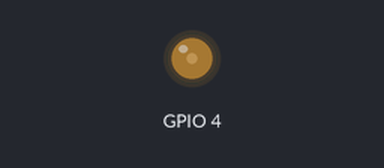
The sketch below on a simulated ESP32. Shown: output pins drawn as LEDs (lit = HIGH).

Above: at 0.05 s.
At 0.5 s:
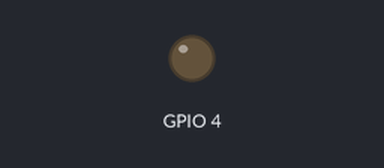
Timing chart, 0 to 3.0 s (numbered marks = the images above):
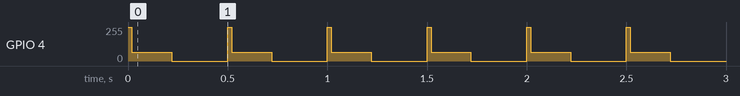

The sketch:

motor.ino
```cpp
void setup(){
  int channel_PWM = 1;
  int freq_PWM= 50;
  int resolution_PWM = 12;
  ledcAttach(4,50,12);
}

void loop(){
  ledcWrite(4,4096);// rotate in full power
  delay(20);
  ledcWrite(4,1024);
  delay(200);
  ledcWrite(4,0);
  delay(280);


}
```

Measured:
- by itself, GPIO 4: repeats every 0.50 s: 64/255 0.20 s, 0/255 0.28 s, 255/255 0.02 s
